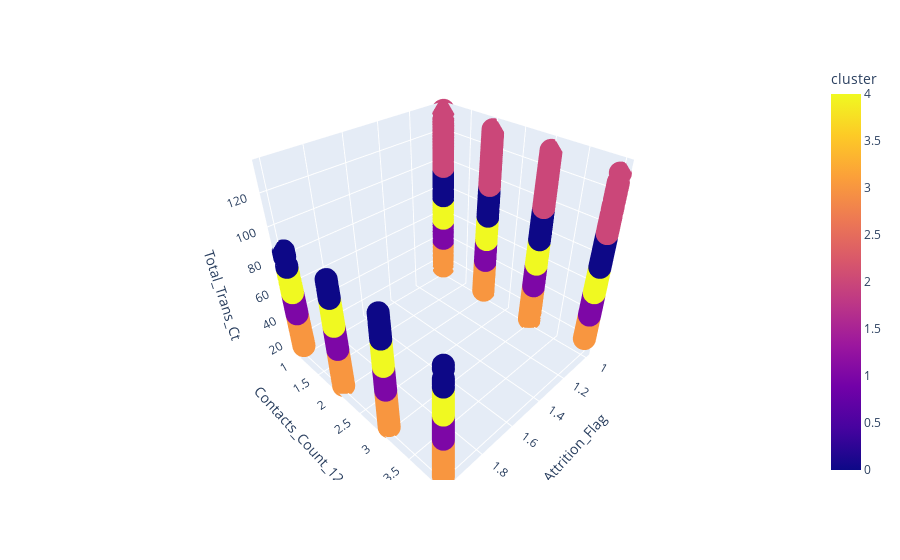

Notebook code for this chart:
### Code cell
fig = px.scatter_3d(data_noout, x = 'Attrition_Flag',
y = 'Contacts_Count_12_mon',
z = 'Total_Trans_Ct',
color = 'cluster')

fig.show()

### Figure 1 — Plotly figure (JSON) as saved in the notebook; plotly's stock layout.template omitted (floating-point values rounded to 4 significant figures; data arrays with more than 128 entries replaced by an {"elided": "..."} marker saying what was removed)
{"data": [{"hovertemplate": "Attrition_Flag=%{x}<br>Contacts_Count_12_mon=%{y}<br>Total_Trans_Ct=%{z}<br>cluster=%{marker.color}<extra></extra>", "legendgroup": "", "marker": {"color": {"elided": "9496 int values"}, "coloraxis": "coloraxis", "symbol": "circle"}, "mode": "markers", "name": "", "scene": "scene", "showlegend": false, "type": "scatter3d", "x": {"elided": "9496 int values"}, "y": {"elided": "9496 int values"}, "z": {"elided": "9496 int values"}}], "layout": {"coloraxis": {"colorbar": {"title": {"text": "cluster"}}, "colorscale": [[0, "#0d0887"], [0.1111, "#46039f"], [0.2222, "#7201a8"], [0.3333, "#9c179e"], [0.4444, "#bd3786"], [0.5556, "#d8576b"], [0.6667, "#ed7953"], [0.7778, "#fb9f3a"], [0.8889, "#fdca26"], [1, "#f0f921"]]}, "legend": {"tracegroupgap": 0}, "margin": {"t": 60}, "scene": {"domain": {"x": [0, 1], "y": [0, 1]}, "xaxis": {"title": {"text": "Attrition_Flag"}}, "yaxis": {"title": {"text": "Contacts_Count_12_mon"}}, "zaxis": {"title": {"text": "Total_Trans_Ct"}}}}}
